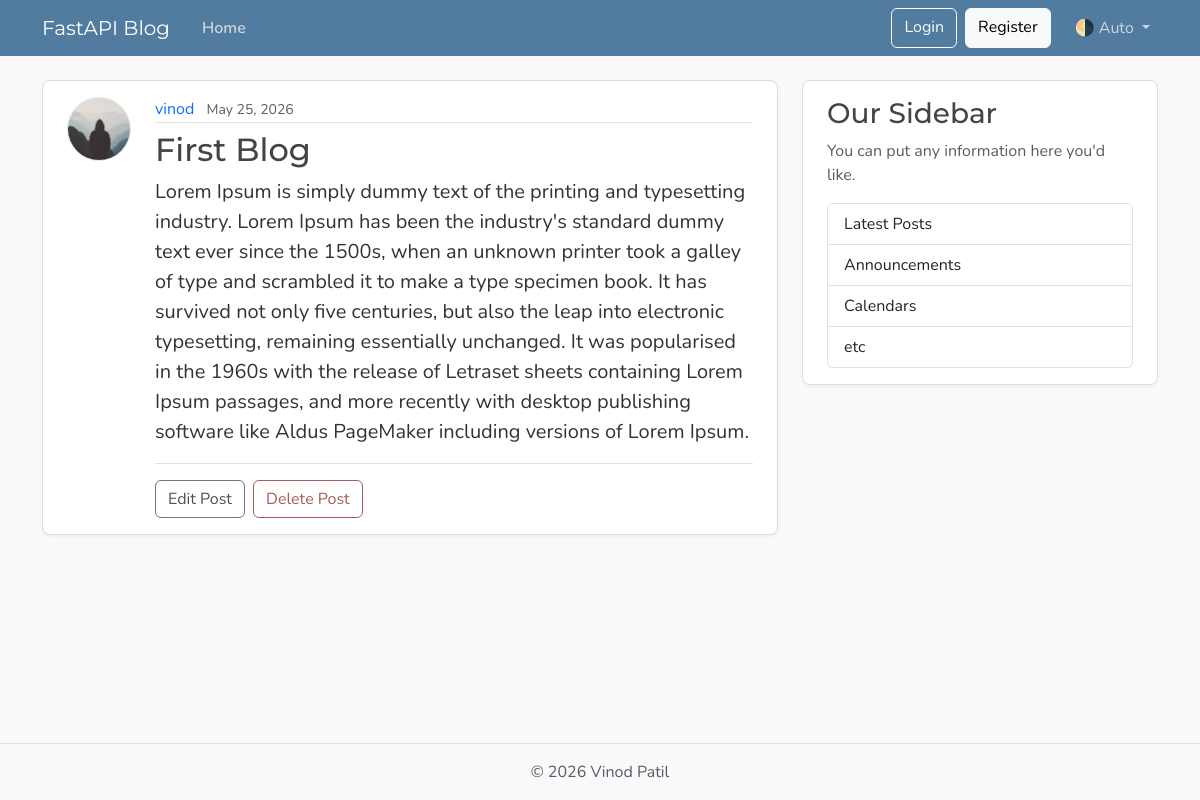
/posts/1, run on the app's committed database.
### models.py (models this page shows, shortened)
class User(Base):
    __tablename__ = "users"
    id: Mapped[int] = mapped_column(
        Integer,
        primary_key=True,
        index=True,
    )
    username: Mapped[str] = mapped_column(
        String(50),
        unique=True,
        nullable=False,
    )
    email: Mapped[str] = mapped_column(
        String(120),
        unique=True,
        nullable=False,
    )
    image_file: Mapped[str | None] = mapped_column(
        String(200),
        nullable=True,
        default=None,
    )
    posts: Mapped[list[Post]] = relationship(back_populates="author")

class Post(Base):
    __tablename__ = "posts"
    id: Mapped[int] = mapped_column(
        Integer,
        primary_key=True,
        index=True,
    )
    title: Mapped[str] = mapped_column(
        String(100),
        nullable=False,
    )
    content: Mapped[str] = mapped_column(
        Text,
        nullable=False,
    )
    user_id: Mapped[int] = mapped_column(
        ForeignKey("users.id"),
        nullable=False,
        index=True,
    )
    date_posted: Mapped[datetime] = mapped_column(
        DateTime(timezone=True),
        default=lambda: datetime.now(UTC),
    )
    author: Mapped[User] = relationship(back_populates="posts")

### main.py (the view)
@app.get(
    "/posts/{post_id}",
    include_in_schema=False,
)
def post_page(
    post_id: int,
    request: Request,
    db: Annotated[
        Session,
        Depends(get_db),
    ],
):
    result = db.execute(
        select(models.Post).where(
            models.Post.id == post_id,
        ),
    )
    post = result.scalars().first()
    if post:
        title = post.title[:50]
        return templates.TemplateResponse(
            request,
            "post.html",
            {
                "post": post,
                "title": title,
            },
        )
    raise HTTPException(
        status_code=status.HTTP_404_NOT_FOUND,
        detail="Post not found",
    )

### templates/post.html (shortened to what this page needs)
{% extends "layout.html" %} {% block content %}
<article class="content-section py-3 px-4 mb-4">
    <div class="d-flex align-items-start gap-4">
        <img
            class="rounded-circle article-img flex-shrink-0"
            src="{{ post.author.image_path }}"
            alt="{{ post.author.username }}'s profile picture"
            width="64"
            height="64"
            loading="lazy"
        />
        <div class="flex-grow-1">
            <div class="article-metadata mb-2">
                <a
                    class="me-2"
                    href="{{ url_for('user_posts', user_id=post.author.id) }}"
                    >{{ post.author.username }}</a
                >
                <small class="text-body-secondary"
                    >{{ post.date_posted.strftime("%B %d, %Y") }}</small
                >
            </div>
            <h2 class="article-title">{{ post.title }}</h2>
            <p class="article-content">{{ post.content }}</p>
            <div class="post-actions mt-3 pt-3 border-top">
                <a class="btn btn-outline-secondary me-1" href="#">Edit Post</a>
                <button
                    type="button"
                    class="btn btn-outline-danger"
                    data-bs-toggle="modal"
                    data-bs-target="#deleteModal"
                >
                    Delete Post
                </button>
            </div>
        </div>
    </div>
</article>
{% endblock content %}

### static/css/main.css (style rules this page uses)
:root { --font-heading: "Montserrat", system-ui, -apple-system, BlinkMacSystemFont, sans-serif; --font-body: "Nunito", system-ui, -apple-system, BlinkMacSystemFont, sans-serif; --color-bg-body: #fafafa; --color-bg-content: #ffffff; --color-text-primary: #333333; --color-text-heading: #444444; --color-steel: #527c9f; --color-nav-link: #cbd5db; --color-nav-link-hover: #ffffff; --color-link-hover: #428bca; --color-border: #dddddd; --color-border-light: #e3e3e3; --spacing-xl: 5rem; --article-img-size: 4rem; --account-img-size: 7.813rem; }
body { font-family: var(--font-body); background: var(--color-bg-body); color: var(--color-text-primary); }
h1, h2, h3, h4, h5, h6 { font-family: var(--font-heading); color: var(--color-text-heading); }
a { text-decoration: none; }
.content-section { background: var(--color-bg-content); border: 1px solid var(--color-border); border-radius: 0.5rem; box-shadow: 0 2px 4px rgba(15, 23, 42, 0.05); transition: box-shadow 0.15s ease, transform 0.15s ease, border-color 0.15s ease; }
.article-title { color: var(--color-text-heading); transition: color 0.2s ease-in-out; }
.article-content { white-space: pre-line; font-size: 1.25rem; }
.article-img { height: var(--article-img-size); width: var(--article-img-size); flex-shrink: 0; object-fit: cover; border: 1px solid var(--color-border-light); box-shadow: 0 0 0 2px var(--color-bg-content); }
.article-metadata { padding-bottom: 0.063rem; border-bottom: 1px solid var(--color-border-light); }
.article-metadata a { transition: color 0.2s ease-in-out; }
.btn-outline-secondary { --bs-btn-color: #495057; --bs-btn-border-color: #6c757d; --bs-btn-hover-color: #fff; --bs-btn-hover-bg: #5a6268; --bs-btn-hover-border-color: #545b62; --bs-btn-active-color: #fff; --bs-btn-active-bg: #545b62; --bs-btn-active-border-color: #4e555b; }
.btn-outline-danger { --bs-btn-color: #a85b5b; --bs-btn-border-color: #a85b5b; --bs-btn-hover-color: #fff; --bs-btn-hover-bg: #924e4e; --bs-btn-hover-border-color: #874848; --bs-btn-active-color: #fff; --bs-btn-active-bg: #874848; --bs-btn-active-border-color: #7c4242; }

### data on the page
User: author.username "vinod"
Post: date_posted "May 25, 2026", title "First Blog", content "Lorem Ipsum is simply dummy text of the printing and typesetting industry. Lorem Ipsum has been the industry's standard dummy text ever since the 1500s, when an unknown printer took a galley of type and scrambled it to make a type specimen book. It has survived not only five centuries, but also the leap into electronic typesetting, remaining essentially unchanged. It was popularised in the 1960s with the release of Letraset sheets containing Lorem Ipsum passages, and more recently with desktop publishing software like Aldus PageMaker including versions of Lorem Ipsum."
